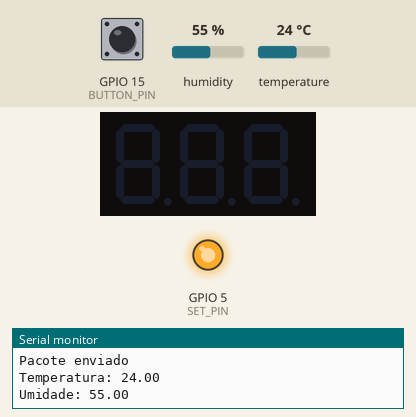
Simulated run of this sketch. Board: ESP32. On the bench: 3-digit seven-segment display, output pins drawn as LEDs (lit = HIGH), the last lines printed to the serial monitor. Wiring (inferred from the names in the program): 3-digit 7-segment display, segments lit when HIGH: segments GPIO 13, GPIO 12, GPIO 14, GPIO 27, GPIO 26, GPIO 25, GPIO 33, GPIO 32; digit selects GPIO 23, GPIO 18, GPIO 4. The inputs (shaded band) are chosen by the test bench; at power-on: GPIO 15 (BUTTON_PIN) HIGH, temperature 24 °C, humidity 55 %. The segment pins are drawn as the display they are named for; pins used as bus, display or sensor lines are not drawn.

Above: at 1.2 s.
1.3 s: GPIO 15 (BUTTON_PIN) pulled LOW for 0.15 s
At 2.7 s:
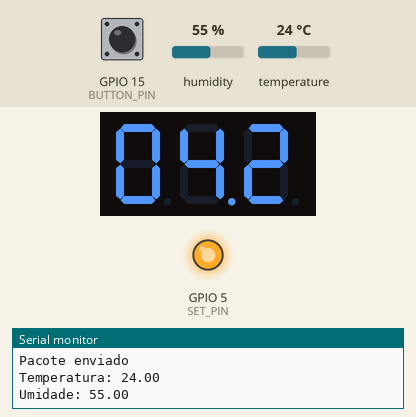
4.8 s: temperature set to 12 °C
At 6.3 s:
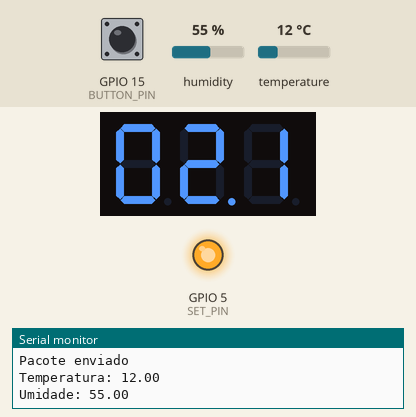
8.3 s: GPIO 15 (BUTTON_PIN) pulled LOW for 1 s
12.5 s: temperature set to 19 °C
At 14.23 s:
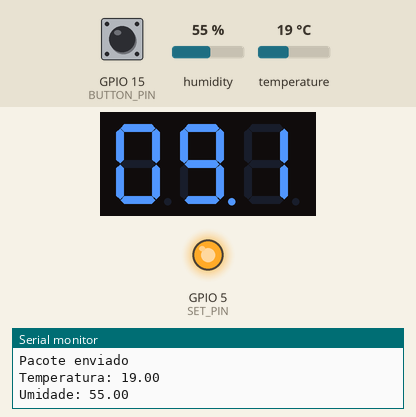
16.0 s: GPIO 15 (BUTTON_PIN) pulled LOW for 0.15 s
19.5 s: temperature set to 33 °C
At 21.15 s:
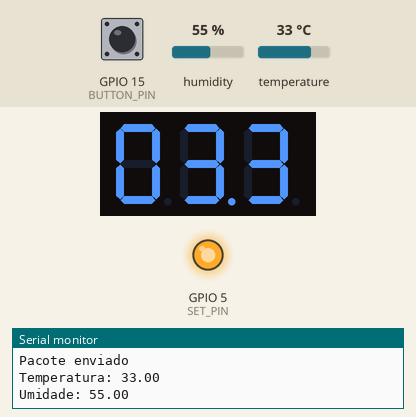
Timing chart, 0 to 22.6 s (numbered marks = the images above; inputs shaded):
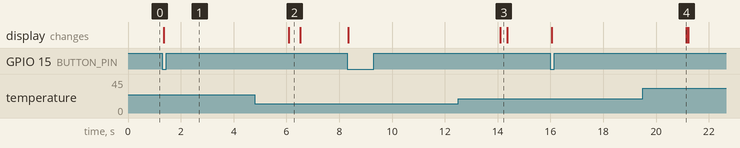

Measured:
- after the input at 1.3 s, the display: changes after 0.05 s (image 1)
- after the input at 4.8 s, the display: changes after 1.3 s (image 2)
- after the input at 12.5 s, the display: changes after 1.6 s (image 3)
- after the input at 19.5 s, the display: changes after 1.6 s (image 4)
- what the display in image 2 shows lasts 0.4 s, from 6.1 s to 6.5 s

The sketch:

transmisor.ino
```cpp
#include "DHT.h"

// =========================
// HC-12
// =========================
#define RXD2 16
#define TXD2 17
#define SET_PIN 5

// =========================
// DHT22
// =========================
#define DHTPIN 19
#define DHTTYPE DHT22

DHT dht(DHTPIN, DHTTYPE);

// =========================
// BOTÃO
// =========================
#define BUTTON_PIN 15

// =========================
// DISPLAY 7 SEGMENTOS
// =========================

// SEGMENTOS
const int segA  = 13;
const int segB  = 12;
const int segC  = 14;
const int segD  = 27;
const int segE  = 26;
const int segF  = 25;
const int segG  = 33;
const int segDP = 32;

// DÍGITOS
const int dig1 = 4;
const int dig2 = 18;
const int dig3 = 23;

// =========================
// TABELA NÚMEROS
// =========================
byte numeros[10][7] = {

  {1,1,1,1,1,1,0}, //0
  {0,1,1,0,0,0,0}, //1
  {1,1,0,1,1,0,1}, //2
  {1,1,1,1,0,0,1}, //3
  {0,1,1,0,0,1,1}, //4
  {1,0,1,1,0,1,1}, //5
  {1,0,1,1,1,1,1}, //6
  {1,1,1,0,0,0,0}, //7
  {1,1,1,1,1,1,1}, //8
  {1,1,1,1,0,1,1}  //9
};

// =========================
// IDs
// =========================
#define APIARIO_ID 1
#define CAIXA_ID 12

// =========================
// PACOTE
// =========================
struct __attribute__((packed)) Packet {

  uint8_t start;

  uint8_t apiario;

  uint8_t caixa;

  int16_t temperatura;

  uint16_t umidade;

  uint8_t sequencia;

  uint8_t crc;
};

uint8_t seq = 0;

// =========================
// CONTROLE TEMPO
// =========================
unsigned long ultimoEnvio = 0;

const unsigned long intervaloEnvio = 1000;

// =========================
// DISPLAY TIMER
// =========================
bool displayLigado = false;

unsigned long tempoDisplay = 0;

const unsigned long tempoLigado = 5000;

// =========================
// TEMPERATURA GLOBAL
// =========================
float temperaturaAtual = 0;

// =========================
// CRC XOR
// =========================
uint8_t calcularCRC(Packet p) {

  uint8_t crc = 0;

  crc ^= p.start;
  crc ^= p.apiario;
  crc ^= p.caixa;

  crc ^= (p.temperatura >> 8);
  crc ^= (p.temperatura & 0xFF);

  crc ^= (p.umidade >> 8);
  crc ^= (p.umidade & 0xFF);

  crc ^= p.sequencia;

  return crc;
}

// =========================
// DESLIGA DÍGITOS
// =========================
void desligarDigitos() {

  digitalWrite(dig1, HIGH);
  digitalWrite(dig2, HIGH);
  digitalWrite(dig3, HIGH);
}

// =========================
// APAGA SEGMENTOS
// =========================
void apagarSegmentos() {

  digitalWrite(segA, LOW);
  digitalWrite(segB, LOW);
  digitalWrite(segC, LOW);
  digitalWrite(segD, LOW);
  digitalWrite(segE, LOW);
  digitalWrite(segF, LOW);
  digitalWrite(segG, LOW);
  digitalWrite(segDP, LOW);
}

// =========================
// APAGA DISPLAY
// =========================
void apagarDisplay() {

  desligarDigitos();

  apagarSegmentos();
}

// =========================
// MOSTRA NÚMERO
// =========================
void mostrarNumero(int numero) {

  digitalWrite(segA, numeros[numero][0]);
  digitalWrite(segB, numeros[numero][1]);
  digitalWrite(segC, numeros[numero][2]);
  digitalWrite(segD, numeros[numero][3]);
  digitalWrite(segE, numeros[numero][4]);
  digitalWrite(segF, numeros[numero][5]);
  digitalWrite(segG, numeros[numero][6]);
}

// =========================
// MULTIPLEXAÇÃO
// =========================
void atualizarDisplay(float temp) {

  int valor = (int)(temp * 10);

  int d1 = valor / 100;
  int d2 = (valor / 10) % 10;
  int d3 = valor % 10;

  // DIGITO 1
  desligarDigitos();

  mostrarNumero(d1);

  digitalWrite(segDP, LOW);

  digitalWrite(dig1, LOW);

  delayMicroseconds(3000);

  // DIGITO 2
  desligarDigitos();

  mostrarNumero(d2);

  digitalWrite(segDP, HIGH);

  digitalWrite(dig2, LOW);

  delayMicroseconds(3000);

  // DIGITO 3
  desligarDigitos();

  mostrarNumero(d3);

  digitalWrite(segDP, LOW);

  digitalWrite(dig3, LOW);

  delayMicroseconds(3000);
}

void setup() {

  // HC-12
  pinMode(SET_PIN, OUTPUT);

  digitalWrite(SET_PIN, HIGH);

  // BOTÃO
  pinMode(BUTTON_PIN, INPUT_PULLUP);

  // SERIAL
  Serial.begin(115200);

  Serial2.begin(9600, SERIAL_8N1, RXD2, TXD2);

  // DHT
  dht.begin();

  // DISPLAY
  pinMode(segA, OUTPUT);
  pinMode(segB, OUTPUT);
  pinMode(segC, OUTPUT);
  pinMode(segD, OUTPUT);
  pinMode(segE, OUTPUT);
  pinMode(segF, OUTPUT);
  pinMode(segG, OUTPUT);
  pinMode(segDP, OUTPUT);

  pinMode(dig1, OUTPUT);
  pinMode(dig2, OUTPUT);
  pinMode(dig3, OUTPUT);

  apagarDisplay();

  Serial.println("Sistema iniciado");
}

void loop() {

  // =========================
  // BOTÃO
  // =========================
  if (digitalRead(BUTTON_PIN) == LOW) {

    displayLigado = true;

    tempoDisplay = millis();
  }

  // =========================
  // DISPLAY
  // =========================
  if (displayLigado) {

    atualizarDisplay(temperaturaAtual);

    if (millis() - tempoDisplay >= tempoLigado) {

      displayLigado = false;

      apagarDisplay();
    }
  }
  else {

    apagarDisplay();
  }

  // =========================
  // ENVIO HC-12
  // =========================
  if (millis() - ultimoEnvio >= intervaloEnvio) {

    ultimoEnvio = millis();

    float temp = dht.readTemperature();

    float hum = dht.readHumidity();

    if (!isnan(temp) && !isnan(hum)) {

      temperaturaAtual = temp;

      Packet p;

      p.start = 0xAA;

      p.apiario = APIARIO_ID;

      p.caixa = CAIXA_ID;

      p.temperatura = (int16_t)(temp * 10);

      p.umidade = (uint16_t)(hum * 10);

      p.sequencia = seq++;

      p.crc = calcularCRC(p);

      Serial2.write((uint8_t*)&p, sizeof(p));

      Serial2.flush();

      Serial.println("Pacote enviado");

      Serial.print("Temperatura: ");

      Serial.println(temp);

      Serial.print("Umidade: ");

      Serial.println(hum);
    }
  }
}
```
